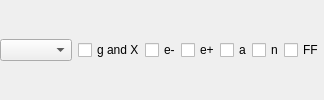
                  <widget class="QFrame" name="frame_20">
                   <property name="frameShape">
                    <enum>QFrame::NoFrame</enum>
                   </property>
                   <property name="frameShadow">
                    <enum>QFrame::Raised</enum>
                   </property>
                   <layout class="QHBoxLayout" name="horizontalLayout">
                    <property name="leftMargin">
                     <number>0</number>
                    </property>
                    <property name="topMargin">
                     <number>0</number>
                    </property>
                    <property name="rightMargin">
                     <number>0</number>
                    </property>
                    <property name="bottomMargin">
                     <number>0</number>
                    </property>
                    <item>
                     <widget class="QComboBox" name="comboBoxRedionuclidesRadEmmiterType">
                      <property name="toolTip">
                       <string>&lt;html&gt;&lt;head/&gt;&lt;body&gt;&lt;p&gt;Filter the radionuclides to be classified according to emitted particles.&lt;/p&gt;&lt;/body&gt;&lt;/html&gt;</string>
                      </property>
                     </widget>
                    </item>
                    <item>
                     <widget class="QFrame" name="frame_22">
                      <property name="toolTip">
                       <string>&lt;html&gt;&lt;head/&gt;&lt;body&gt;&lt;p&gt;Uncheck the particles that you won't include when calculating S-values and other internal dosimetry quantities.&lt;/p&gt;&lt;/body&gt;&lt;/html&gt;</string>
                      </property>
                      <property name="frameShape">
                       <enum>QFrame::NoFrame</enum>
                      </property>
                      <property name="frameShadow">
                       <enum>QFrame::Raised</enum>
                      </property>
                      <layout class="QHBoxLayout" name="horizontalLayout_30">
                       <property name="spacing">
                        <number>0</number>
                       </property>
                       <property name="leftMargin">
                        <number>0</number>
                       </property>
                       <property name="topMargin">
                        <number>0</number>
                       </property>
                       <property name="rightMargin">
                        <number>0</number>
                       </property>
                       <property name="bottomMargin">
                        <number>0</number>
                       </property>
                       <item>
                        <widget class="QCheckBox" name="RadPhotonCheckBox">
                         <property name="text">
                          <string>g and X</string>
                         </property>
                        </widget>
                       </item>
                       <item>
                        <widget class="QCheckBox" name="RadelectronCheckBox">
                         <property name="text">
                          <string>e-</string>
                         </property>
                        </widget>
                       </item>
                       <item>
                        <widget class="QCheckBox" name="RadPositronCheckBox">
                         <property name="toolTip">
                          <string>&lt;html&gt;&lt;head/&gt;&lt;body&gt;&lt;p&gt;The check state is considered when you read ICRP 107 radiation data without spectrum data for beta particles. Else, e+ are considered e- with spectrum defined in beta spectrum file.&lt;/p&gt;&lt;/body&gt;&lt;/html&gt;</string>
                         </property>
                         <property name="text">
                          <string>e+</string>
                         </property>
                        </widget>
                       </item>
                       <item>
                        <widget class="QCheckBox" name="RadAlphaCheckBox">
                         <property name="text">
                          <string>a</string>
                         </property>
                        </widget>
                       </item>
                       <item>
                        <widget class="QCheckBox" name="RadNeutronCheckBox">
                         <property name="text">
                          <string>n</string>
                         </property>
                        </widget>
                       </item>
                       <item>
                        <widget class="QCheckBox" name="RadFFCheckBox">
                         <property name="toolTip">
                          <string>&lt;html&gt;&lt;head/&gt;&lt;body&gt;&lt;p&gt;Fission fragment&lt;/p&gt;&lt;/body&gt;&lt;/html&gt;</string>
                         </property>
                         <property name="text">
                          <string>FF</string>
                         </property>
                        </widget>
                       </item>
                      </layout>
                     </widget>
                    </item>
                   </layout>
                  </widget>
